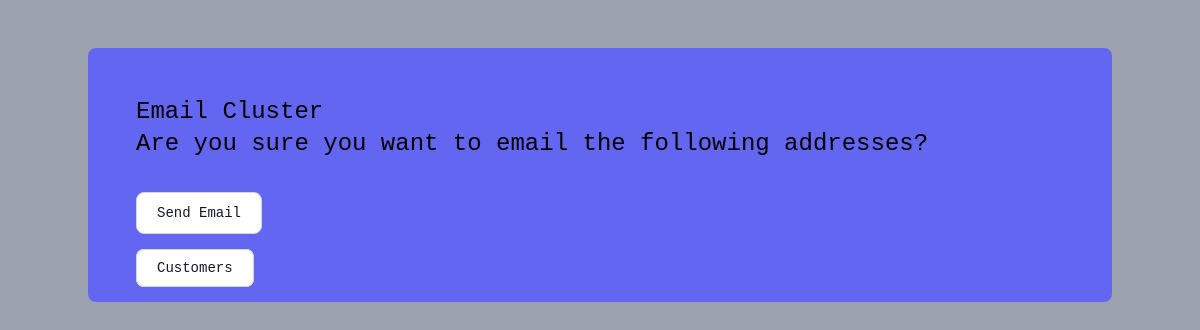
The app's page /email_cluster/1, older data.
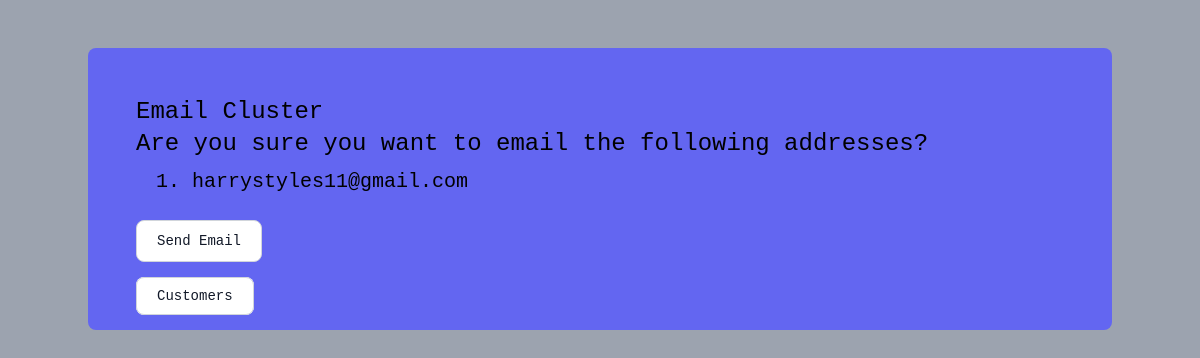
The same page, newer data.
### app.py (models this page shows)
class Customer(db.Model):
    id = db.Column(db.Integer, primary_key=True)
    name = db.Column(db.String(50))
    age = db.Column(db.Integer)
    gender = db.Column(db.String(10))
    annual_income = db.Column(db.Integer)
    spending_score = db.Column(db.Integer)
    email = db.Column(db.String(120), unique=True, nullable=False)
    cluster = db.Column(db.Integer)

### app.py (the view)
@app.route('/email_cluster/<int:cluster_id>')
def email_cluster(cluster_id):
    with app.app_context():
        customers = Customer.query.filter_by(cluster=cluster_id).all()
        email_addresses = [customer.email for customer in customers]
        return render_template('email_cluster.html', email_addresses=email_addresses, cluster_id=cluster_id)

### templates/email_cluster.html (shortened to what this page needs)
<html>
  <head>
    <script src="https://cdn.tailwindcss.com"></script>
  </head>
  <body class="font-mono bg-gray-400">
    <div class="container bg-indigo-500 rounded-lg mx-auto pl-12 pt-12 pb-6 justify-center my-12">
        <h3 class="text-2xl ">Email Cluster</h3>
        <h3 class="text-2xl ">Are you sure you want to email the following addresses?</h3>
        <ol class="pl-5 mt-2 space-y-1 list-decimal list-inside">
            {% for email in email_addresses %}
                <li class="text-xl" >{{ email }}</li>
            {% endfor %}
        </ol>
        <form method="POST" action="{{ url_for('send_email_cluster', cluster_id=cluster_id) }}">
            <button type="submit" class="text-gray-900 bg-white border border-gray-300 focus:outline-none hover:bg-gray-100 focus:ring-4 focus:ring-gray-200 font-medium rounded-lg text-sm px-5 py-2.5 mr-2 mb-2 dark:bg-gray-800 dark:text-white dark:border-gray-600 dark:hover:bg-gray-700 dark:hover:border-gray-600 dark:focus:ring-gray-700">Send Email</button>
        </form>
        <a href="/customers" type="button" class="text-gray-900 bg-white border border-gray-300 focus:outline-none hover:bg-gray-100 focus:ring-4 focus:ring-gray-200 font-medium rounded-lg text-sm px-5 py-2.5 mr-2 mb-2 dark:bg-gray-800 dark:text-white dark:border-gray-600 dark:hover:bg-gray-700 dark:hover:border-gray-600 dark:focus:ring-gray-700">Customers</a>
   </div>
  </body>
</html>

Row changes from the older to the newer data that the page shows:
now on this page (row edited): Customer: email "harrystyles11@gmail.com"
